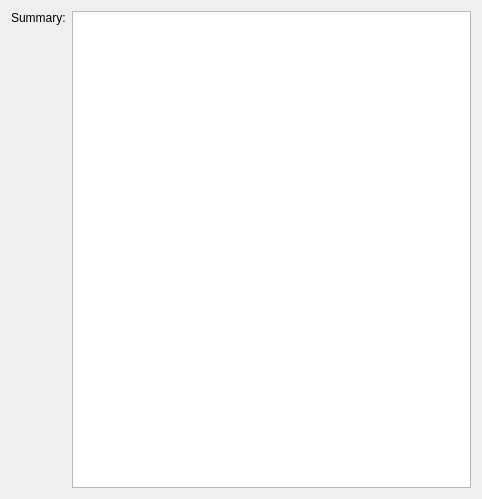
<?xml version="1.0" encoding="UTF-8"?>
<ui version="4.0">
 <class>ProgramPageSummary</class>
 <widget class="QWidget" name="ProgramPageSummary">
  <property name="geometry">
   <rect>
    <x>0</x>
    <y>0</y>
    <width>482</width>
    <height>499</height>
   </rect>
  </property>
  <property name="windowTitle">
   <string>Form</string>
  </property>
  <layout class="QVBoxLayout" name="verticalLayout">
   <item>
    <layout class="QGridLayout" name="gridLayout">
     <item row="0" column="0">
      <widget class="QLabel" name="label">
       <property name="text">
        <string>Summary:</string>
       </property>
       <property name="alignment">
        <set>Qt::AlignLeading|Qt::AlignLeft|Qt::AlignTop</set>
       </property>
       <property name="buddy">
        <cstring>text_summary</cstring>
       </property>
      </widget>
     </item>
     <item row="0" column="1">
      <widget class="QTextBrowser" name="text_summary"/>
     </item>
    </layout>
   </item>
  </layout>
 </widget>
 <tabstops>
  <tabstop>text_summary</tabstop>
 </tabstops>
 <resources/>
 <connections/>
</ui>
